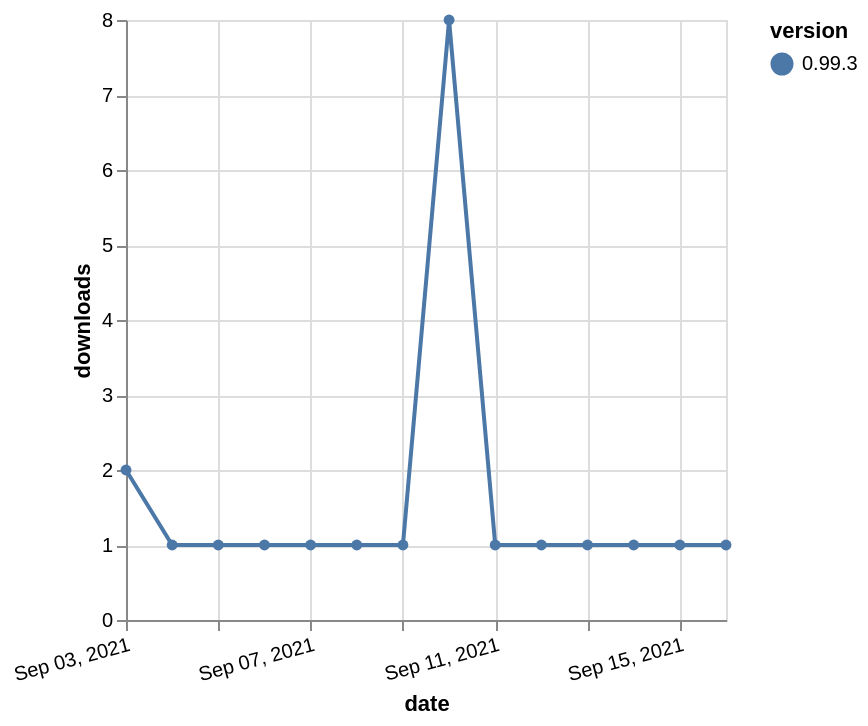

Source (Vega-Lite JSON):
### Vega-Lite specification from a JSON file in a GitHub repository (floating-point values rounded to 4 significant figures)
{"$schema": "https://vega.github.io/schema/vega-lite/v5.json", "description": "A simple bar chart with embedded data.", "data": {"values": [{"date": "2021-09-03", "total": 498, "delta": 2, "version": "0.99.3"}, {"date": "2021-09-04", "total": 499, "delta": 1, "version": "0.99.3"}, {"date": "2021-09-05", "total": 500, "delta": 1, "version": "0.99.3"}, {"date": "2021-09-06", "total": 501, "delta": 1, "version": "0.99.3"}, {"date": "2021-09-07", "total": 502, "delta": 1, "version": "0.99.3"}, {"date": "2021-09-08", "total": 503, "delta": 1, "version": "0.99.3"}, {"date": "2021-09-09", "total": 504, "delta": 1, "version": "0.99.3"}, {"date": "2021-09-10", "total": 512, "delta": 8, "version": "0.99.3"}, {"date": "2021-09-11", "total": 513, "delta": 1, "version": "0.99.3"}, {"date": "2021-09-12", "total": 514, "delta": 1, "version": "0.99.3"}, {"date": "2021-09-13", "total": 515, "delta": 1, "version": "0.99.3"}, {"date": "2021-09-14", "total": 516, "delta": 1, "version": "0.99.3"}, {"date": "2021-09-15", "total": 517, "delta": 1, "version": "0.99.3"}, {"date": "2021-09-16", "total": 518, "delta": 1, "version": "0.99.3"}]}, "width": "container", "mark": {"type": "line", "point": {"filled": true}}, "encoding": {"x": {"field": "date", "type": "temporal", "timeUnit": "yearmonthdate", "title": "date", "axis": {"labelAngle": -15}}, "y": {"field": "delta", "type": "quantitative", "title": "downloads"}, "color": {"field": "version", "type": "nominal"}, "tooltip": {"field": "delta"}}}
